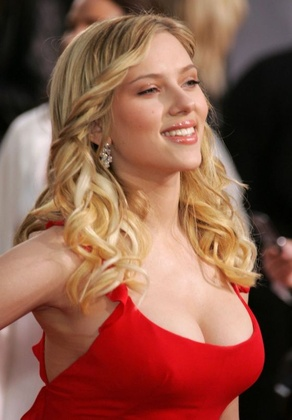
%> input picture scarlet.jpg, 292 x 420 px, shrunk from 560 x 806 before the run
$ octave --eval "result = dog(rgb2gray(imread('scarlet.jpg')));"   (GNU Octave 9; MATLAB toolbox functions it lacks are replaced by stand-ins)
%> lines starting %> are read from the running program, lines starting %| are printed output that depends on the picture
function [ output ] = dog( image )
image = double(image);
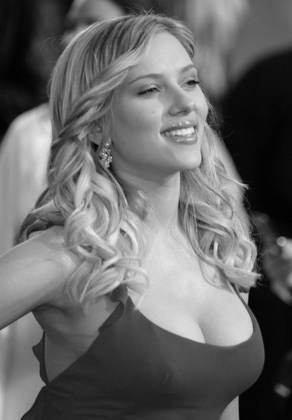
%> image: size 420x292 double; min 1, max 244, mean 103.7
tao = 0.9;
eps = 3;
phi = 20/255.0;

filter1 = fspecial('gaussian', 20, 6);
filter2 = fspecial('gaussian', 20, 1.5);

image1 = conv2(image, filter1, 'same');
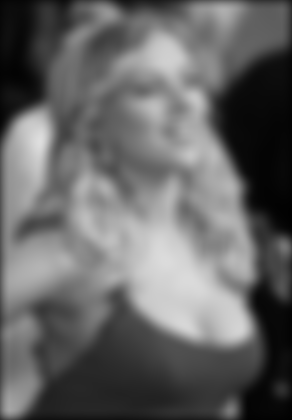
%> image1: size 420x292 double; min 1.3, max 222.2, mean 102.1
image2 = conv2(image, filter2, 'same');
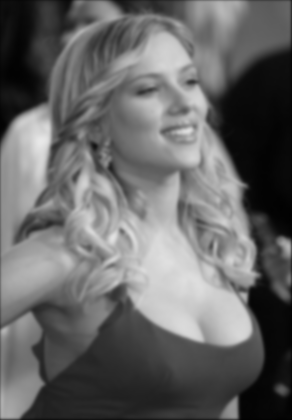
%> image2: size 420x292 double; min 0.89, max 232.3, mean 103.1
result = image2 - tao*image1;
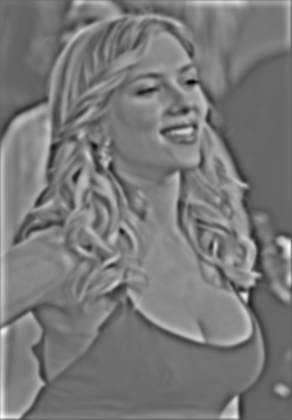
%> result: size 420x292 double; min -59.46, max 89, mean 11.3; drawn with min black and max white

[m n] = size(result);
%> m = 420; n = 292
output = zeros(m,n);

min = 1;

for i=1:m
    for j=1:n
        if(result(i,j) >= eps)
            output(i,j) = 1;
        else
            output(i,j) = 1 + tanh(phi*(result(i,j)-eps));
        end
    end
end
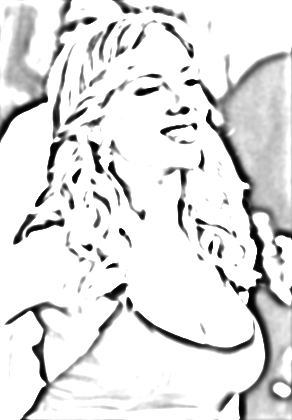
%> output: size 420x292 double; min 0.000111, max 1, mean 0.883
% [8 lines of commented-out code are left out]
end
